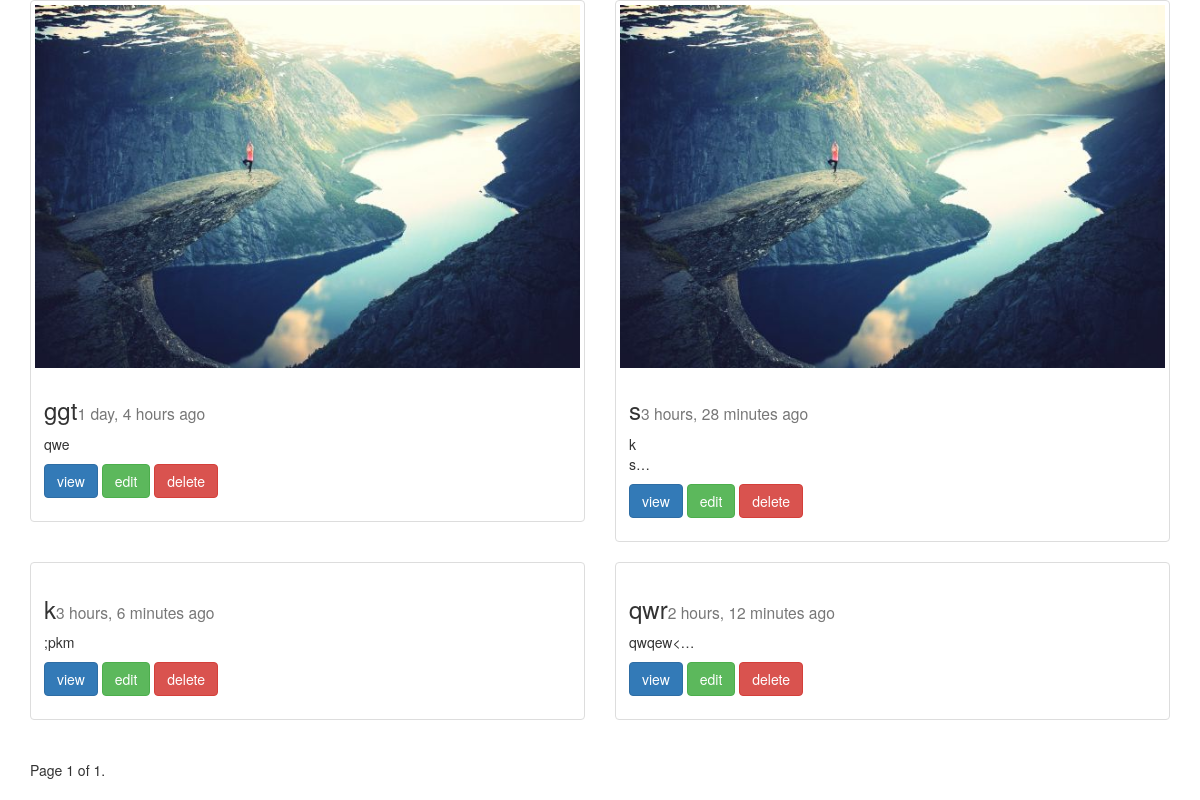
The app's page /posts/list/ with its own data.
### posts/models.py (models this page shows, shortened)
class Post(models.Model):
	title = models.CharField(max_length=255)
	image = models.ImageField(upload_to="blog_images", null=True, blank=True)
	content = models.TextField()
	updated = models.DateTimeField(auto_now=True, auto_now_add=False)
	timestamp = models.DateTimeField(auto_now=False, auto_now_add=True)
	def get_absolute_url(self):
		return reverse("posts:detail", kwargs={"post_id": self.id})

### posts/views.py (the view)
def post_list(request):
    object_list = Post.objects.all()#.order_by("-timestamp", "-updated")
    paginator = Paginator(object_list, 5) # Show 25 contacts per page
    page = request.GET.get('page')
    try:
        objects = paginator.page(page)
    except PageNotAnInteger:
        objects = paginator.page(1)
    except EmptyPage:
        objects = paginator.page(paginator.num_pages)
    context = {
    "title": "List",
    "object_list": objects
    }
    return render(request, 'post_list.html', context)

### posts/templates/post_list.html (shortened to what this page needs)
{% extends "base.html" %}
{% block content %}
<div class="row">
{% for x in object_list %}
	<div class="col-sm-6">
    	<div class="thumbnail">
        {% if x.image %}
     	 	<img src="{{x.image.url}}" class ="img-responsive">
        {% endif %}
     	 	<div class="caption">
       	 		<h3>{{x.title}}<small>{{x.timestamp|timesince}} ago</small></h3>
        		<p>{{x.content|linebreaks|truncatechars:10}}</p>
       	    	<p>
        			<a href="{{x.get_absolute_url}}" class="btn btn-primary">view</a>
        			<a href="{% url 'posts:update' post_id=x.id %}" class="btn btn-success">edit</a>
        			<a href="{% url 'posts:delete' post_id=x.id %}" class="btn btn-danger">delete</a>
				</p>
  			</div>
		</div>
	</div>
{% endfor %}
</div>
<div class="pagination">
    <span class="step-links">
        <span class="current">
            Page {{ object_list.number }} of {{ object_list.paginator.num_pages }}.
        </span>
    </span>
</div>
{% endblock content %}

### records on screen
Post: image (picture), title "ggt", timestamp "1 day, 4 hours", content "qwe"
Post: image (picture), title "s", timestamp "3 hours, 28 minutes", content "k s…"
Post: title "k", timestamp "3 hours, 6 minutes", content ";pkm"
Post: title "qwr", timestamp "2 hours, 12 minutes", content "qwqew<…"

### other values on screen
{{ object_list.number }} "1"
{{ object_list.paginator.num_pages }} "1"
